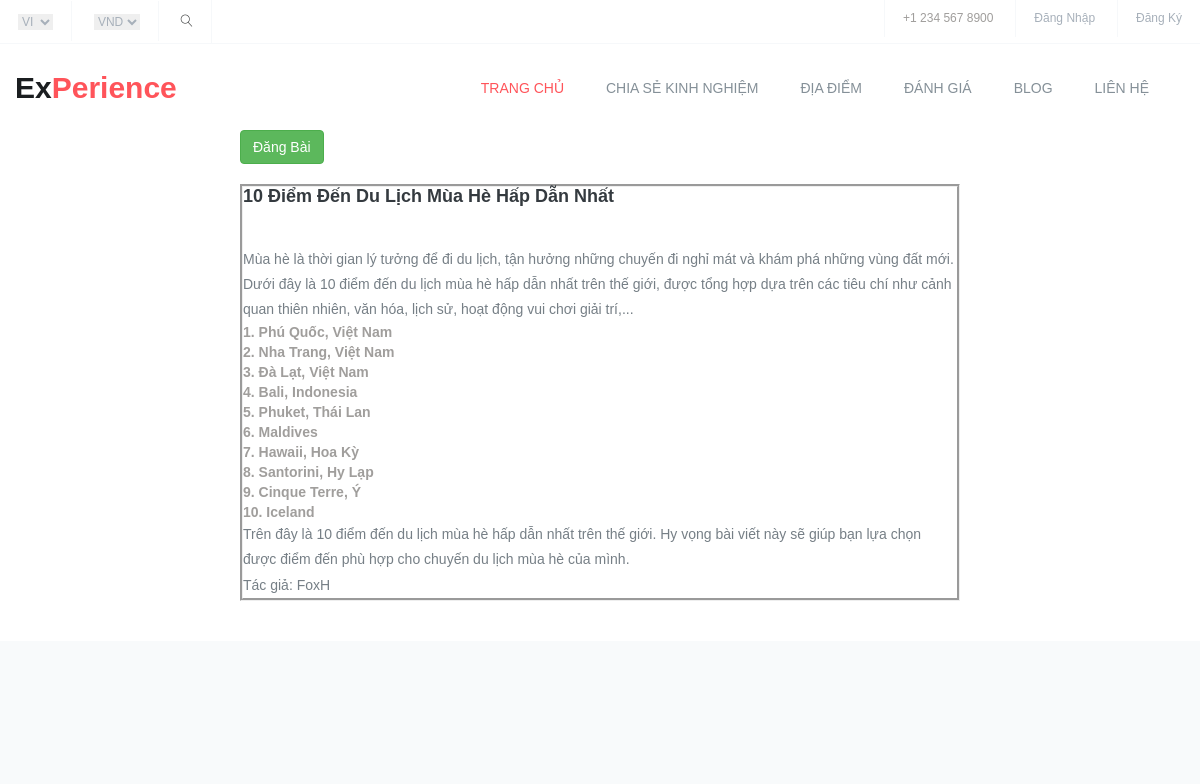
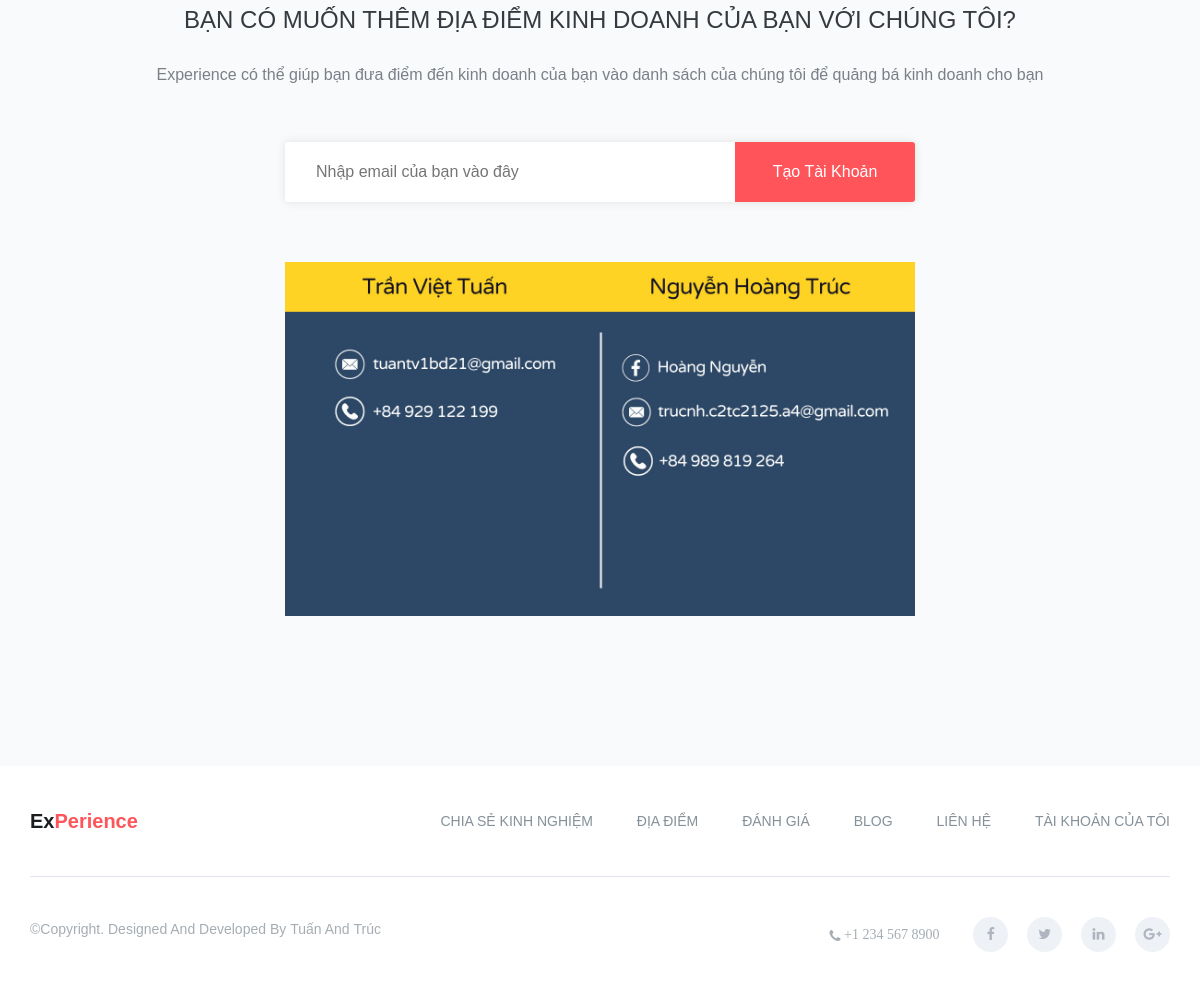
The app's page /article.php?id=4 with its own data (2 pictures, top to bottom).
### tables this page shows
CREATE TABLE `post` (
  `id` int(11) NOT NULL,
  `post_title` text NOT NULL,
  `post_content` text NOT NULL,
  `post_author` text NOT NULL
);

### article.php (the view)
<?php
    $id = $_GET['id'];
    require('bootdatabase.php');
    $kq = $db->query("SELECT * FROM post WHERE id = '{$id}'");
    include("header.php");
?>
<main>
    <div style="width: 60%; margin: 0 auto;">
        <a href="post.php" class="btn btn-success">Đăng bài</a><br/><br/>
        <?php
            foreach ($kq as $dong) {
                echo '<div style="border-style:groove;">';
                echo '<h3><b>' . $dong['post_title'] . '</b></h3><br/><br/>';
                echo '<p>' . $dong['post_content'] . '</p>';
                echo '<p>Tác giả: ' . $dong['post_author'] . '</p>';
                echo '</div>';
            }
        ?>
    </div>
</main>
<br/><br/>
<?php include("footer.php");?>

### assets/css/bootsnav.css (style rules this page uses)
body { -webkit-transition: all 0.3s ease-in-out; -moz-transition: all 0.3s ease-in-out; -o-transition: all 0.3s ease-in-out; -ms-transition: all 0.3s ease-in-out; transition: all 0.3s ease-in-out; }

### assets/css/style.css (style rules this page uses)
* { padding: 0; margin: 0; }
* { -webkit-box-sizing:border-box; -moz-box-sizing:border-box; -o-box-sizing:border-box; -ms-box-sizing:border-box; box-sizing:border-box; }
body { font-family: 'Poppins', sans-serif; font-size:14px; color:#a09e9c; text-transform:initial; max-width:1920px; margin:0 auto; overflow-x:hidden; }
a,a:hover,a:active,a:focus { display:inline-block; text-decoration:none; color: #343a3f; font-size:16px; padding:0; font-weight: 500; text-transform: capitalize; }
h1,h2,h3,h4,h5,h6 { margin: 0; color:#343a3f; font-size: 18px; font-weight: 500; text-transform: capitalize; }
p { margin: 0; color:#767f86; font-size:14px; line-height: 1.8; text-transform: initial; }
ul { padding: 0; margin: 0 auto; list-style: none; }
ul li { list-style: none; }
html,body { height: 100%; }

### records on screen
post: post_title "10 Điểm Đến Du Lịch Mùa Hè Hấp Dẫn Nhất", post_content "Mùa hè là thời gian lý tưởng để đi du lịch, tận hưởng những chuyến đi nghỉ mát và khám phá những vùng đất mới. Dưới đây là 10 điểm đến du lịch mùa hè hấp dẫn nhất trên thế giới, được tổng hợp dựa trên các tiêu chí như cảnh quan thiên nhiên, văn hóa, lịch sử, hoạt động vui chơi giải trí,... 1. Phú Quốc, Việt Nam 2. Nha Trang, Việt Nam 3. Đà Lạt, Việt Nam 4. Bali, Indonesia 5. Phuket, Thái Lan 6. Maldives 7. Hawaii, Hoa Kỳ 8. Santorini, Hy Lạp 9. Cinque Terre, Ý 10. Iceland Trên đây là 10 điểm đến du lịch mùa hè hấp dẫn nhất trên thế giới. Hy vọng bài viết này sẽ giúp bạn lựa chọn được điểm đến phù hợp cho chuyến du lịch mùa hè của mình.", post_author "FoxH"
